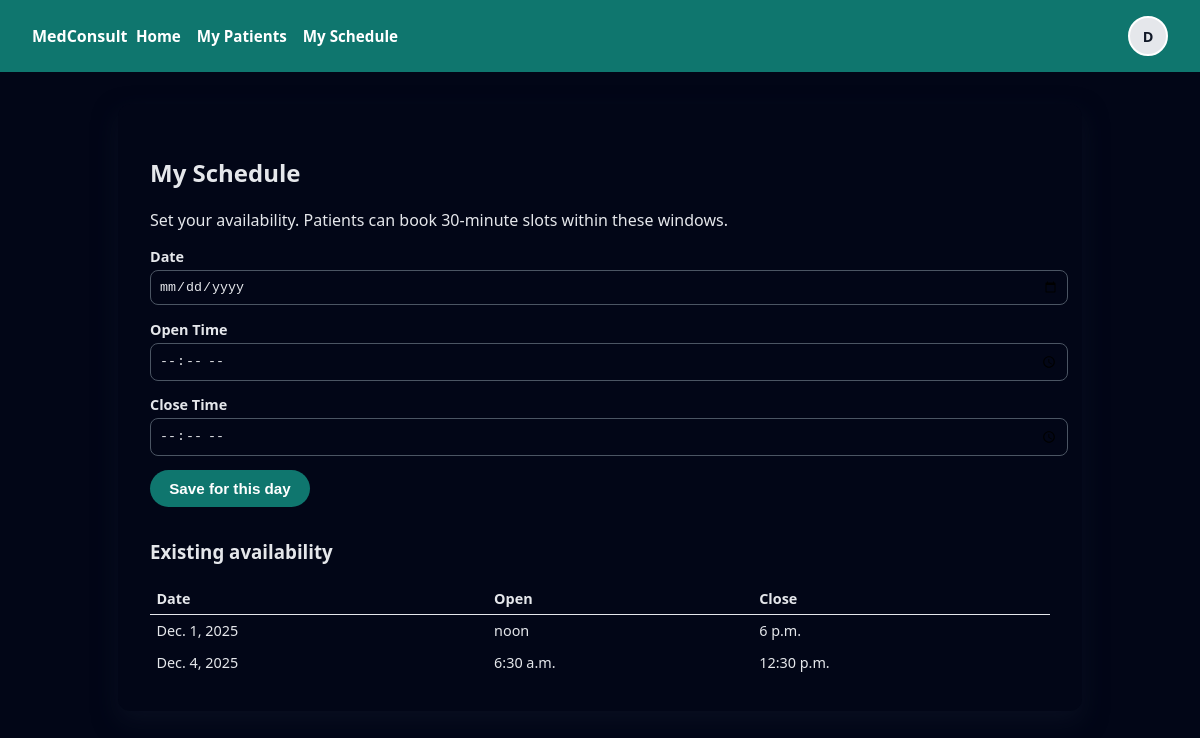
The page /doctor/schedule/ (signed in) on the database its author committed.
### core/models.py (models this page shows, shortened)
class User(AbstractBaseUser, PermissionsMixin):
    ROLE_CHOICES = (
        ("patient", "Patient"),
        ("doctor", "Doctor"),
        ("admin", "Admin"),
    )
    id = models.UUIDField(primary_key=True, default=uuid.uuid4, editable=False)
    email = models.EmailField(unique=True)
    role = models.CharField(max_length=20, choices=ROLE_CHOICES)
    created_at = models.DateTimeField(auto_now_add=True)
    profile_image = models.ImageField(
        upload_to="profile_images/",
        blank=True,
        null=True,
    )
    theme_preference = models.CharField(
        max_length=10,
        choices=(("light", "Light"), ("dark", "Dark")),
        default="light",
    )
    location_tracking_enabled = models.BooleanField(default=False)
    is_active = models.BooleanField(default=True)
    is_staff = models.BooleanField(default=False)
    objects = UserManager()
    USERNAME_FIELD = "email"
    REQUIRED_FIELDS = []  # email + password only

class DoctorAvailability(models.Model):
    doctor = models.ForeignKey(
        User,
        on_delete=models.CASCADE,
        related_name="availability_windows",
        limit_choices_to={"role": "doctor"},
    )
    date = models.DateField()
    start_time = models.TimeField()
    end_time = models.TimeField()
    created_at = models.DateTimeField(auto_now_add=True)
    updated_at = models.DateTimeField(auto_now=True)
    class Meta:
        ordering = ["doctor", "date", "start_time"]
        verbose_name_plural = "Doctor availability"

### core/views.py (the view, shortened to what this page needs)
# urls.py: path("doctor/schedule/", views.doctor_schedule_view, name="doctor-schedule"),
@role_required("doctor")
def doctor_schedule_view(request):
    doctor = request.user
    windows = DoctorAvailability.objects.filter(doctor=doctor).order_by("date", "start_time")
    return render(request, "core/doctor_schedule.html", {"windows": windows})

### core/views.py (called while the page is built)
def role_required(required_role):
    def decorator(view_func):
        @wraps(view_func)
        @login_required
        def _wrapped_view(request, *args, **kwargs):
            if request.user.role == "admin" or request.user.role == required_role:
                return view_func(request, *args, **kwargs)
            return HttpResponseForbidden("You do not have permission to access this resource.")
        return _wrapped_view
    return decorator

### core/templates/core/doctor_schedule.html (shortened to what this page needs)
{% extends "core/base.html" %}
{% block content %}
<h2>My Schedule</h2>
<p>Set your availability. Patients can book 30-minute slots within these windows.</p>
<form method="post" style="margin-top:1rem;">
    <div class="field">
        <label>Date</label>
        <input type="date" name="date" required>
    </div>
    <div class="field">
        <label>Open Time</label>
        <input type="time" name="start_time" required>
    </div>
    <div class="field">
        <label>Close Time</label>
        <input type="time" name="end_time" required>
    </div>
    <button type="submit" class="button button-primary">Save for this day</button>
</form>
{% if windows %}
    <h3 style="margin-top:2rem;">Existing availability</h3>
    <table style="width:100%; margin-top:0.75rem; border-collapse:collapse; font-size:0.9rem;">
        <thead>
            <tr>
                <th style="text-align:left; border-bottom:1px solid #e5e7eb; padding:0.4rem;">Date</th>
                <th style="text-align:left; border-bottom:1px solid #e5e7eb; padding:0.4rem;">Open</th>
                <th style="text-align:left; border-bottom:1px solid #e5e7eb; padding:0.4rem;">Close</th>
            </tr>
        </thead>
        <tbody>
        {% for w in windows %}
            <tr>
                <td style="padding:0.4rem;">{{ w.date }}</td>
                <td style="padding:0.4rem;">{{ w.start_time }}</td>
                <td style="padding:0.4rem;">{{ w.end_time }}</td>
            </tr>
        {% endfor %}
        </tbody>
    </table>
{% else %}
    <p style="margin-top:1rem;">No availability set yet.</p>
{% endif %}
{% endblock %}

### core/templates/core/base.html (shortened to what this page needs)
<!DOCTYPE html>
<html lang="en">
<head>
</head>
<body class="{% if request.user.is_authenticated and request.user.theme_preference == 'dark' %}theme-dark{% else %}theme-light{% endif %}">
<header>
    <div class="nav-left">
        <div class="brand">MedConsult</div>
        <a href="{% url 'welcome' %}">Home</a>
        {% if request.user.is_authenticated %}
            {% if request.user.role == "patient" %}
                <a href="{% url 'patient-appointments' %}">My Appointments</a>
                <a href="{% url 'payment-page' %}">Payments</a>
            {% elif request.user.role == "doctor" %}
                <a href="{% url 'doctor-appointments' %}">My Patients</a>
                <a href="{% url 'doctor-schedule' %}">My Schedule</a>
            {% elif request.user.role == "admin" %}
                <a href="/admin/">Admin</a>
            {% endif %}
        {% endif %}
    </div>
    <div class="nav-right">
        {% if request.user.is_authenticated %}
            <div class="avatar-wrapper" id="avatar-wrapper">
                <div class="avatar-circle" id="avatar-toggle">
                    {% if request.user.profile_image %}
                        <img src="{{ request.user.profile_image.url }}" alt="Profile">
                    {% else %}
                        <span class="avatar-initial">
                            {{ request.user.email|first|upper }}
                        </span>
                    {% endif %}
                </div>
            </div>
        {% else %}
            <a href="{% url 'login-page' %}">Login</a>
            <a href="{% url 'signup-patient-page' %}">Patient Signup</a>
            <a href="{% url 'signup-doctor-page' %}">Doctor Signup</a>
        {% endif %}
    </div>
</header>
<div class="container">
    {% block content %}{% endblock %}
</div>
</body>
</html>

### core/templates/core/base.html (style rules this page uses)
body { font-family: system-ui, -apple-system, BlinkMacSystemFont, "Segoe UI", sans-serif; margin: 0; padding: 0; }
body.theme-dark { background: #020617; color: #e5e7eb; }
header { background: #0f766e; color: white; padding: 1rem 2rem; display: flex; align-items: center; justify-content: space-between; }
header .brand { font-weight: 700; }
header .nav-left a, header .nav-center a { color: white; margin-right: 1rem; text-decoration: none; font-weight: 600; font-size: 0.95rem; }
header .nav-left, header .nav-center { display: flex; align-items: center; }
.container { max-width: 900px; margin: 2rem auto; background: white; padding: 2rem; border-radius: 0.75rem; box-shadow: 0 10px 25px rgba(15,23,42,0.08); }
body.theme-dark .container { background: #020617; color: #e5e7eb; box-shadow: 0 10px 25px rgba(15,23,42,0.5); }
.button { display: inline-block; padding: 0.6rem 1.2rem; border-radius: 999px; border: none; cursor: pointer; text-decoration: none; font-weight: 600; font-size: 0.95rem; }
.button-primary { background: #0f766e; color: white; }
.field { margin-bottom: 0.9rem; }
.field label { display: block; font-size: 0.9rem; font-weight: 600; margin-bottom: 0.25rem; }
.field input, .field select, .field textarea { width: 100%; padding: 0.5rem; border-radius: 0.5rem; border: 1px solid #d1d5db; }
body.theme-dark .field input, body.theme-dark .field select, body.theme-dark .field textarea { background: #020617; color: #e5e7eb; border-color: #4b5563; }
.nav-right { display: flex; align-items: center; gap: 0.75rem; }
.avatar-wrapper { position: relative; }
.avatar-circle { width: 36px; height: 36px; border-radius: 999px; background: #e5e7eb; display: flex; align-items: center; justify-content: center; overflow: hidden; cursor: pointer; border: 2px solid #ffffff; }
.avatar-initial { font-size: 0.9rem; font-weight: 700; color: #111827; }

### rows shown on the page
User: user.email|first "D"
DoctorAvailability: date "Dec. 1, 2025", start_time "noon", end_time "6 p.m."
DoctorAvailability: date "Dec. 4, 2025", start_time "6:30 a.m.", end_time "12:30 p.m."
